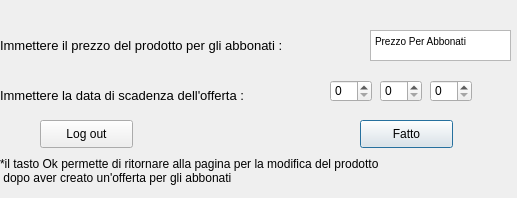
<?xml version="1.0" encoding="UTF-8"?>
<ui version="4.0">
 <class>Dialog</class>
 <widget class="QDialog" name="Dialog">
  <property name="geometry">
   <rect>
    <x>0</x>
    <y>0</y>
    <width>517</width>
    <height>198</height>
   </rect>
  </property>
  <property name="windowTitle">
   <string>Gestione Magazzino</string>
  </property>
  <widget class="QPushButton" name="pushButton_4">
   <property name="geometry">
    <rect>
     <x>360</x>
     <y>120</y>
     <width>93</width>
     <height>28</height>
    </rect>
   </property>
   <property name="text">
    <string>Fatto</string>
   </property>
  </widget>
  <widget class="QPushButton" name="pushButton_5">
   <property name="geometry">
    <rect>
     <x>40</x>
     <y>120</y>
     <width>93</width>
     <height>28</height>
    </rect>
   </property>
   <property name="text">
    <string>Log out</string>
   </property>
  </widget>
  <widget class="QLabel" name="label_2">
   <property name="geometry">
    <rect>
     <x>0</x>
     <y>150</y>
     <width>441</width>
     <height>41</height>
    </rect>
   </property>
   <property name="text">
    <string>*il tasto Ok permette di ritornare alla pagina per la modifica del prodotto
 dopo aver creato un'offerta per gli abbonati</string>
   </property>
  </widget>
  <widget class="QSpinBox" name="spinBox_2">
   <property name="geometry">
    <rect>
     <x>380</x>
     <y>80</y>
     <width>42</width>
     <height>22</height>
    </rect>
   </property>
  </widget>
  <widget class="QSpinBox" name="spinBox_3">
   <property name="geometry">
    <rect>
     <x>430</x>
     <y>80</y>
     <width>42</width>
     <height>22</height>
    </rect>
   </property>
  </widget>
  <widget class="QLabel" name="label_3">
   <property name="geometry">
    <rect>
     <x>0</x>
     <y>80</y>
     <width>481</width>
     <height>31</height>
    </rect>
   </property>
   <property name="font">
    <font>
     <pointsize>10</pointsize>
    </font>
   </property>
   <property name="text">
    <string>Immettere la data di scadenza dell'offerta :</string>
   </property>
  </widget>
  <widget class="QSpinBox" name="spinBox">
   <property name="geometry">
    <rect>
     <x>330</x>
     <y>80</y>
     <width>42</width>
     <height>22</height>
    </rect>
   </property>
  </widget>
  <widget class="QLabel" name="label_4">
   <property name="geometry">
    <rect>
     <x>0</x>
     <y>30</y>
     <width>481</width>
     <height>31</height>
    </rect>
   </property>
   <property name="font">
    <font>
     <pointsize>10</pointsize>
    </font>
   </property>
   <property name="text">
    <string>Immettere il prezzo del prodotto per gli abbonati :</string>
   </property>
  </widget>
  <widget class="QTextBrowser" name="textBrowser">
   <property name="geometry">
    <rect>
     <x>370</x>
     <y>30</y>
     <width>141</width>
     <height>31</height>
    </rect>
   </property>
   <property name="html">
    <string>&lt;!DOCTYPE HTML PUBLIC &quot;-//W3C//DTD HTML 4.0//EN&quot; &quot;http://www.w3.org/TR/REC-html40/strict.dtd&quot;&gt;
&lt;html&gt;&lt;head&gt;&lt;meta name=&quot;qrichtext&quot; content=&quot;1&quot; /&gt;&lt;style type=&quot;text/css&quot;&gt;
p, li { white-space: pre-wrap; }
&lt;/style&gt;&lt;/head&gt;&lt;body style=&quot; font-family:'MS Shell Dlg 2'; font-size:7.8pt; font-weight:400; font-style:normal;&quot;&gt;
&lt;p style=&quot; margin-top:0px; margin-bottom:0px; margin-left:0px; margin-right:0px; -qt-block-indent:0; text-indent:0px;&quot;&gt;Prezzo Per Abbonati&lt;/p&gt;&lt;/body&gt;&lt;/html&gt;</string>
   </property>
  </widget>
 </widget>
 <resources/>
 <connections/>
</ui>
